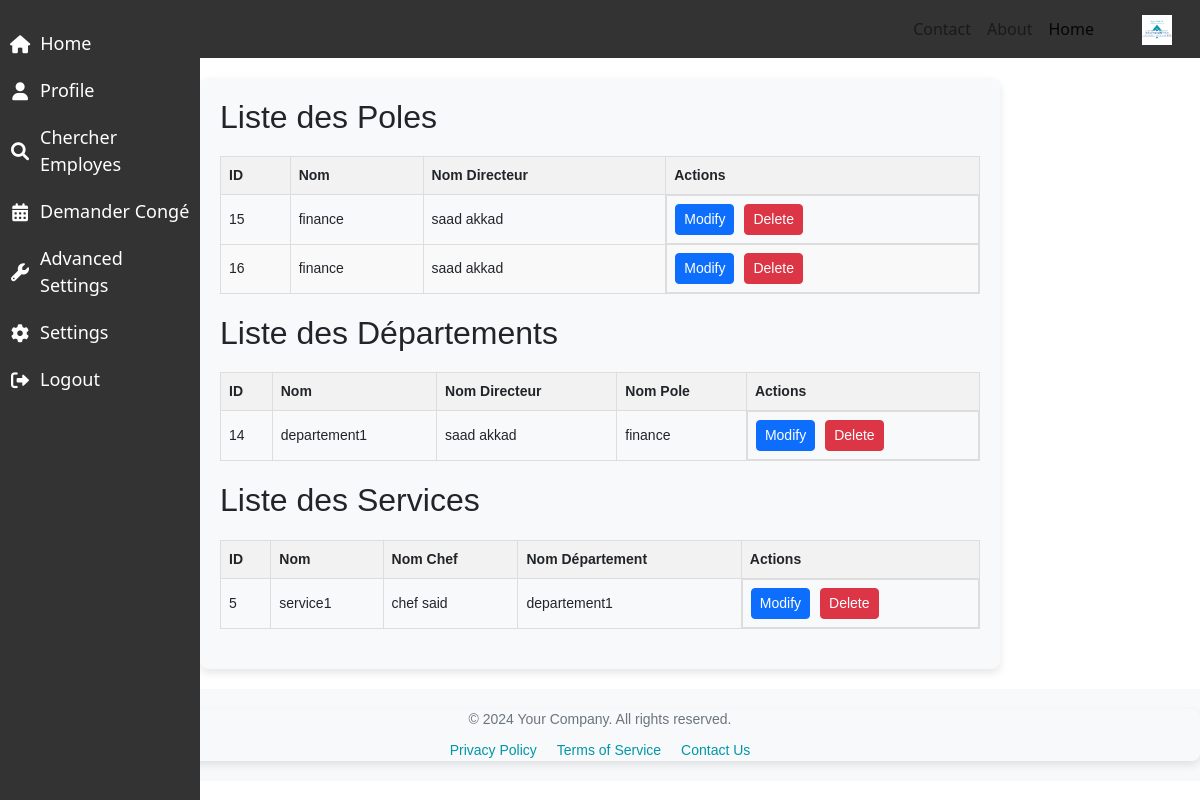
Page /Modification/liste_branche.php (signed in) on the committed database.
### tables this page shows
CREATE TABLE `poles` (
  `id` int(11) NOT NULL,
  `nom` varchar(255) NOT NULL,
  `nom_directeur` varchar(255) DEFAULT NULL
);

CREATE TABLE `departements` (
  `id` int(11) NOT NULL,
  `nom` varchar(255) NOT NULL,
  `nom_directeur` varchar(255) NOT NULL,
  `nom_pole` varchar(255) DEFAULT NULL
);

CREATE TABLE `services` (
  `id` int(11) NOT NULL,
  `nom` varchar(255) NOT NULL,
  `nom_chef` varchar(255) DEFAULT NULL,
  `id_departement` int(11) DEFAULT NULL,
  `nom_departement` int(255) NOT NULL
);

### Modification/liste_branche.php (the view, shortened to what this page needs)
<?php
require_once '../backend/db.php';
$poles = [];
$result = $conn->query("SELECT id, nom, nom_directeur FROM poles");
if ($result) {
    while ($row = $result->fetch_assoc()) {
        $poles[] = $row;
    }
}
$departments = [];
$result = $conn->query("SELECT id, nom, nom_directeur, nom_pole FROM departements");
if ($result) {
    while ($row = $result->fetch_assoc()) {
        $departments[] = $row;
    }
}
$services = [];
$result = $conn->query("SELECT services.id, services.nom, services.nom_chef, departements.nom AS nom_departement FROM services JOIN departements ON services.id_departement = departements.id");
if ($result) {
    while ($row = $result->fetch_assoc()) {
        $services[] = $row;
    }
}
?>
<!DOCTYPE html>
<html lang="en">
<head>
    <link rel="stylesheet" href="https://stackpath.bootstrapcdn.com/bootstrap/4.5.2/css/bootstrap.min.css">
    <?php include '../pages/boot.php'; ?>
</head>
<body>
<?php include '../pages/side.php'; ?>
<?php include '../pages/navbar.php'; ?>
<div class="container main-content">
    <h2>Liste des Poles</h2>
    <table>
        <thead>
            <tr>
                <th>ID</th>
                <th>Nom</th>
                <th>Nom Directeur</th>
                <th>Actions</th>
            </tr>
        </thead>
        <tbody>
            <?php foreach ($poles as $pole): ?>
                <tr>
                    <td><?php echo htmlspecialchars($pole['id']); ?></td>
                    <td><?php echo htmlspecialchars($pole['nom']); ?></td>
                    <td><?php echo htmlspecialchars($pole['nom_directeur']); ?></td>
                    <td class="action-buttons">
                        <button class="btn btn-primary btn-sm" data-toggle="modal" data-target="#modifyModal" data-id="<?php echo $pole['id']; ?>" data-type="pole">Modify</button>
                        <button class="btn btn-danger btn-sm" data-toggle="modal" data-target="#deleteModal" data-id="<?php echo $pole['id']; ?>" data-type="pole">Delete</button>
                    </td>
                </tr>
            <?php endforeach; ?>
        </tbody>
    </table>
    <h2>Liste des Départements</h2>
    <table>
        <thead>
            <tr>
                <th>ID</th>
                <th>Nom</th>
                <th>Nom Directeur</th>
                <th>Nom Pole</th>
                <th>Actions</th>
            </tr>
        </thead>
        <tbody>
            <?php foreach ($departments as $department): ?>
                <tr>
                    <td><?php echo htmlspecialchars($department['id']); ?></td>
                    <td><?php echo htmlspecialchars($department['nom']); ?></td>
                    <td><?php echo htmlspecialchars($department['nom_directeur']); ?></td>
                    <td><?php echo htmlspecialchars($department['nom_pole']); ?></td>
                    <td class="action-buttons">
                        <button class="btn btn-primary btn-sm" data-toggle="modal" data-target="#modifyModal" data-id="<?php echo $department['id']; ?>" data-type="department">Modify</button>
                        <button class="btn btn-danger btn-sm" data-toggle="modal" data-target="#deleteModal" data-id="<?php echo $department['id']; ?>" data-type="department">Delete</button>
                    </td>
                </tr>
            <?php endforeach; ?>
        </tbody>
    </table>
    <h2>Liste des Services</h2>
    <table>
        <thead>
            <tr>
                <th>ID</th>
                <th>Nom</th>
                <th>Nom Chef</th>
                <th>Nom Département</th>
                <th>Actions</th>
            </tr>
        </thead>
        <tbody>
            <?php foreach ($services as $service): ?>
                <tr>
                    <td><?php echo htmlspecialchars($service['id']); ?></td>
                    <td><?php echo htmlspecialchars($service['nom']); ?></td>
                    <td><?php echo htmlspecialchars($service['nom_chef']); ?></td>
                    <td><?php echo htmlspecialchars($service['nom_departement']); ?></td>
                    <td class="action-buttons">
                        <button class="btn btn-primary btn-sm" data-toggle="modal" data-target="#modifyModal" data-id="<?php echo $service['id']; ?>" data-type="service">Modify</button>
                        <button class="btn btn-danger btn-sm" data-toggle="modal" data-target="#deleteModal" data-id="<?php echo $service['id']; ?>" data-type="service">Delete</button>
                    </td>
                </tr>
            <?php endforeach; ?>
        </tbody>
    </table>
</div>
<?php include '../pages/footer.php'; ?>
</body>
</html>

### pages/nav.php (style rules this page uses)
.main-content { margin-left: 250px; padding: 20px; }

### Modification/liste_branche.php (style rules this page uses)
.container { font-family: "Arial", sans-serif; font-size: 14px; max-width: 800px; margin: 20px auto; background-color: #f8f9fa; padding: 20px; border-radius: 8px; box-shadow: 0 4px 8px rgba(0, 0, 0, 0.1); }
table { width: 100%; border-collapse: collapse; margin: 20px 0; }
table, th, td { border: 1px solid #ddd; }
th, td { padding: 8px; text-align: left; }
th { background-color: #f2f2f2; }
tr:nth-child(even) { background-color: #f9f9f9; }
.action-buttons { display: flex; gap: 10px; }

### rows in the picture
poles: id "15", nom "finance", nom_directeur "saad akkad"
poles: id "16", nom "finance", nom_directeur "saad akkad"
departements: id "14", nom "departement1", nom_directeur "saad akkad", nom_pole "finance"
services: id "5", nom "service1", nom_chef "chef said", id_departement.nom "departement1"
